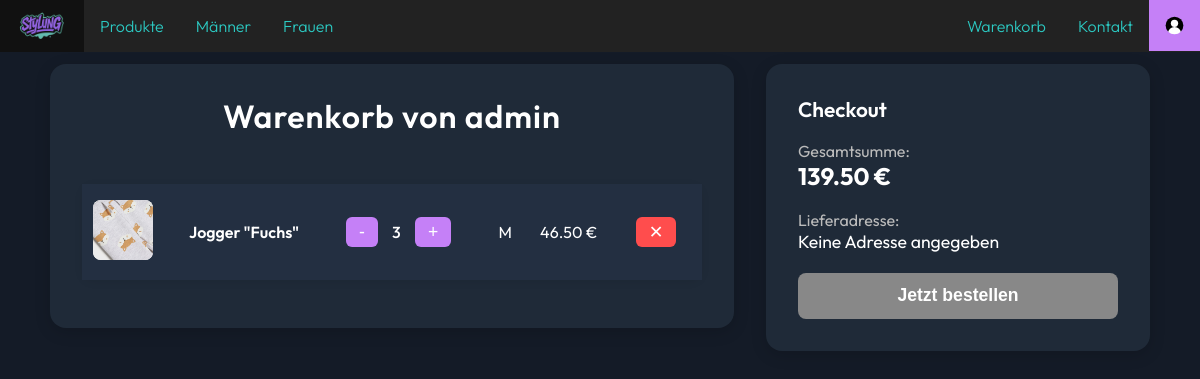
/cart.php (signed in), run on an earlier commit of the app's database.
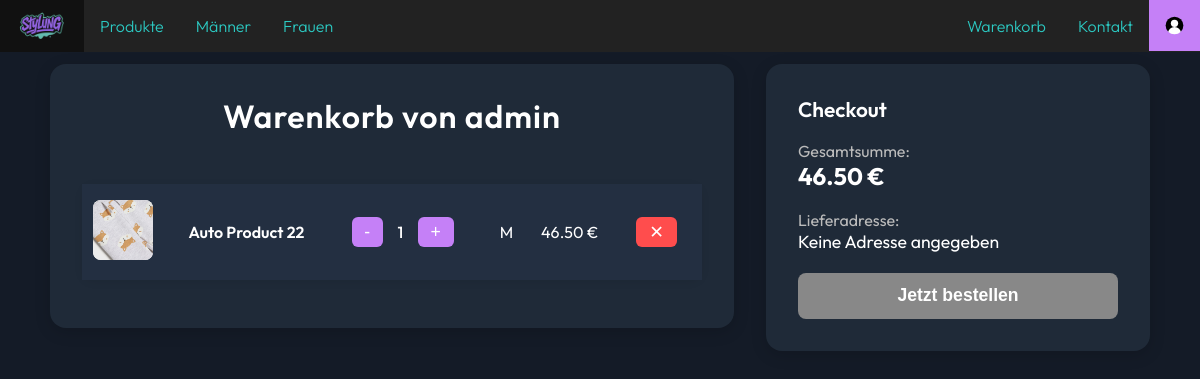
And on a later commit of the database.
### tables this page shows
CREATE TABLE `cart` (
  `id` int(11) NOT NULL,
  `product_id` int(11) NOT NULL,
  `amount` int(11) NOT NULL,
  `user_id` int(11) NOT NULL,
  `size` varchar(11) NOT NULL
);

CREATE TABLE `testproducts` (
  `id` int(11) NOT NULL,
  `name` varchar(255) NOT NULL,
  `description` text NOT NULL,
  `picture` text NOT NULL,
  `price` decimal(10,2) NOT NULL,
  `gender` varchar(10) DEFAULT NULL,
  `size` varchar(10) DEFAULT NULL,
  `brand` varchar(50) DEFAULT NULL
);

### public/cart.php (the view, shortened to what this page needs)
<!DOCTYPE html>
<html lang="de">
<head>
    <link rel="stylesheet" href="./css/cart.css" />
</head>
<body>
<?php
require_once("../connection.php");
require("../session_timeout.php");
include 'navbar.php';
$userid = $_SESSION['id'];
$stmt = $con->prepare("
    SELECT
        c.amount,
        c.size,
        c.product_id,
        p.name,
        p.picture,
        p.description,
        p.price
    FROM cart c
    JOIN testproducts p ON c.product_id = p.id
    WHERE c.user_id = ?
");
$stmt->bind_param("i", $userid);
$stmt->execute();
$result = $stmt->get_result();
$total = 0.0;
$cartRows = [];
while ($row = $result->fetch_assoc()) {
    $cartRows[] = $row;
    $total += $row['amount'] * $row['price'];
}
$stmt_addr = $con->prepare("SELECT address FROM users WHERE id = ?");
$stmt_addr->bind_param("i", $userid);
$stmt_addr->execute();
$stmt_addr->bind_result($address);
echo "<div class='cart-flex-container' style='display:flex; gap:2rem; justify-content:center; align-items:flex-start; width:100%; max-width:1100px; margin:2rem auto 0 auto;'>";
echo "<div class='cart-container'>";
echo "<div class='cart-title'>Warenkorb von " . htmlspecialchars($_SESSION['username']) . "</div>";
if (count($cartRows) === 0) {
    echo "<div class='cart-empty'>Dein Warenkorb ist leer. Schau doch mal <a href='shopsite.php' style='color:#2cc9c2'>hier</a> vorbei.</div>";
} else {
    echo "<table class='cart-table'>";
    foreach ($cartRows as $row) {
        echo "<tr class='cart-item'>
            <td><img src='" . htmlspecialchars($row['picture']) . "' alt='" . htmlspecialchars($row['name']) . "'></td>
            <td>
                <div style='font-weight:600;'>" . htmlspecialchars($row['name']) . "</div>
            </td>
            <td>
                <form method='POST' class='amount-form' style='display:inline;'>
                    <input type='hidden' name='product_id' value='" . intval($row['product_id']) . "'>
                    <input type='hidden' name='size' value='" . htmlspecialchars($row['size']) . "'>
                    <button type='submit' name='action' value='decrease' class='cart-btn'>-</button>
                </form>
                <span style='margin:0 0.5rem; font-weight:500;'>" . intval($row['amount']) . "</span>
                <form method='POST' class='amount-form' style='display:inline;'>
                    <input type='hidden' name='product_id' value='" . intval($row['product_id']) . "'>
                    <input type='hidden' name='size' value='" . htmlspecialchars($row['size']) . "'>
                    <button type='submit' name='action' value='increase' class='cart-btn'>+</button>
                </form>
            </td>
            <td>" . htmlspecialchars($row['size']) . "</td>
            <td>" . number_format($row['price'], 2) . " €</td>
            <td>
                <form method='POST' class='delete-form' style='display:inline;'>
                    <input type='hidden' name='product_id' value='" . intval($row['product_id']) . "'>
                    <input type='hidden' name='size' value='" . htmlspecialchars($row['size']) . "'>
                    <button type='submit' name='action' value='delete' class='cart-btn delete'>✕</button>
                </form>
            </td>
        </tr>";
    }
    echo "</table>";
}
echo "</div>";
$noAddress = empty($address);
echo "<div class='checkout-box'>";
echo "<div style='font-size:1.3rem; font-weight:600; margin-bottom:1.2rem;'>Checkout</div>";
echo "<div style='margin-bottom:1.2rem;'><span style='color:#bbb;'>Gesamtsumme:</span><br><span style='font-size:1.5rem; font-weight:700;'>" . number_format($total, 2) . " €</span></div>";
echo "<div style='margin-bottom:1.2rem;'><span style='color:#bbb;'>Lieferadresse:</span><br><span style='font-size:1.1rem;'>" . ($noAddress ? "Keine Adresse angegeben" : htmlspecialchars($address)) . "</span></div>";
echo "<button style='width:100%;padding:0.8rem 0;border:none;border-radius:8px;background:" . ($noAddress ? "#888" : "#c580f7") . ";color:#fff;font-size:1.1rem;font-weight:600;cursor:" . ($noAddress ? "not-allowed" : "pointer") . ";' " . ($noAddress ? "disabled" : "") . ">Jetzt bestellen</button>";
echo "</div>";
echo "</div>";
?>

### session_timeout.php (shortened to what this page needs)
<!DOCTYPE html>
<head>
</head>

### public/navbar.php (shortened to what this page needs)
<?php
  require("../session_timeout.php");
?>
<html>
  <head>
    <link rel="stylesheet" href="./css/navbar.css"/>
  </head>
  <body>
    <ul class="navbar desktop" id="desktop-navbar">
      <li class="navbarimg desktop"><a href="index.php"><img src="pictures/Logo_Stylung-Photoroom.png" width="52"></a></li>
      <li class="navbar outfit-300 desktop"><a class="classic" href="shopsite.php">Produkte</a></li>
      <li class="navbar outfit-300 desktop"><a class="classic" href="shopsite.php?gender=MALE">Männer</a></li>
      <li class="navbar outfit-300 desktop"><a class="classic" href="shopsite.php?gender=FEMALE">Frauen</a></li>
      <li class="navbar outfit-300 desktop" style="float: right">
        <?php if (isset($_SESSION["username"])): ?>
          <a class="active desktop" href="profile.php"><img src="pictures/usericon.svg" alt="Profil" width="19" height="19"></a>
        <?php else: ?>
          <a class="active outfit-300 desktop" href="auth.php">Login</a>
        <?php endif; ?>
      </li>
      <li class="navbar outfit-300 desktop" style="float: right"><a class="classic" href="contact.php">Kontakt</a></li>
      <li class="navbar outfit-300 desktop" style="float: right"><a class="classic" href="cart.php">Warenkorb</a></li>
    </ul>
  </body>
</html>

### public/css/cart.css (style rules this page uses)
body { background: #141b27; color: #fff; font-family: 'Outfit', Arial, sans-serif; margin: 0; padding-top: 2rem; }
.cart-flex-container { display: flex; gap: 2rem; justify-content: center; align-items: flex-start; width: 100%; max-width: 1100px; margin: 2rem auto 0 auto; }
.cart-container { flex: 2 1 0; min-width: 0; background: #1f2a38; border-radius: 16px; box-shadow: 0 4px 16px rgba(0,0,0,0.15); padding: 2rem; display: flex; flex-direction: column; }
.cart-title { font-size: 2rem; font-weight: 600; margin-bottom: 2rem; text-align: center; letter-spacing: 1px; }
.cart-table { width: 100%; border-collapse: separate; border-spacing: 0 1rem; }
.cart-table tr { background: #232f41; border-radius: 12px; box-shadow: 0 2px 8px rgba(0,0,0,0.08); }
.cart-table td { padding: 1rem 0.7rem; vertical-align: middle; border: none; }
.cart-table img { border-radius: 8px; width: 60px; height: 60px; object-fit: cover; background: #fff; }
.cart-btn { background: #c580f7; color: #fff; border: none; border-radius: 6px; padding: 0.3rem 0.8rem; font-size: 1.1rem; margin: 0 0.2rem; cursor: pointer; transition: background 0.2s; }
.cart-btn.delete { background: #ff4d4d; }
.checkout-box { flex: 1 1 320px; max-width: 320px; background: #1f2a38; border-radius: 16px; box-shadow: 0 4px 16px rgba(0,0,0,0.15); padding: 2rem; height: fit-content; display: flex; flex-direction: column; justify-content: flex-start; }

### public/css/navbar.css (style rules this page uses)
ul.navbar { list-style-type: none; margin: 0; padding: 0; top: 0; left: 0; width: 100%; position: fixed; overflow: hidden; background-color: #222; }
li.navbar { float: left; }
li.navbar a { display: block; align-content: center; text-align: center; padding: 16px 16px; text-decoration: none; }
li.navbarimg a img { float: left; margin: 0; padding: 0px 16px; display: block; }
li.navbar a img { margin: 0; padding: 0; display: block; }
.active { background-color: #c580f7; color: #ffffff; }
.classic { color: #2cc9c2; }
.outfit-300 { font-family: "Outfit", sans-serif; font-optical-sizing: auto; font-weight: 300; font-style: normal; }
@media screen and (min-width: 1000px) { #desktop-navbar { display: block; } }

What changed in the data, as far as the page shows it:
changed cart: testproducts.name "Jogger \"Fuchs\"" → "Auto Product 22"; amount "3" → "1"
Also different on the page:
$total: "139.50" → "46.50"
